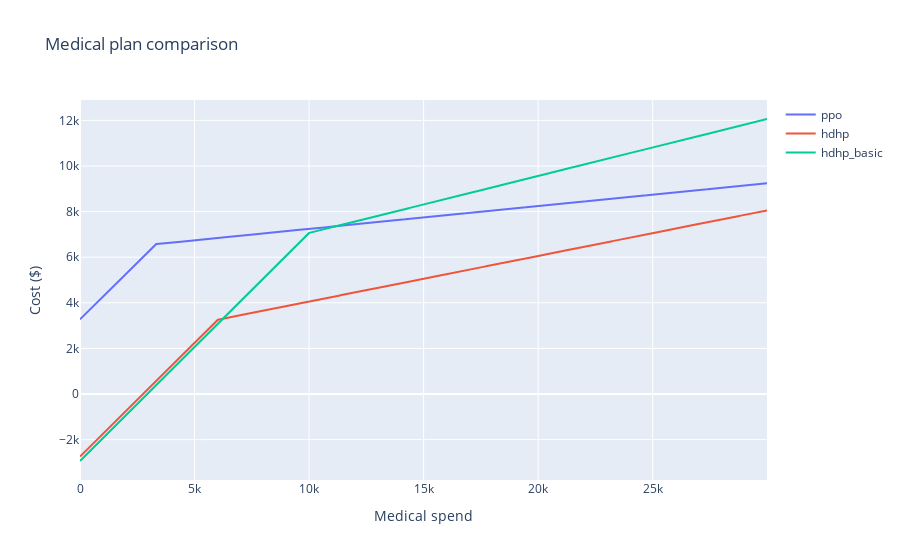

Here is the notebook cell this chart was saved with:
### Code cell
"""
Main file to run insurance analysis 
"""

import matplotlib.pyplot as plt
from helper_functions.helper_funcs import plot_plans

from insurance_classes import Insurance_plan
from helper_functions import *

# define user inputs
TAX_RATE = 0.35



# create objects for each insurance type
ppo_dict = {'premium': 332, 'deductible': 3300, 'oop_max': 13600, 
            'hsa_limit': 2850, 'company_contribution': 0, 'coinsurance': 0.1}
hdhp_dict = {'premium': 16, 'deductible': 6000, 'oop_max': 20000, 
            'hsa_limit': 7750, 'company_contribution': 1000, 'coinsurance': 0.2}
hdhp_basic_dict = {'premium': 0, 'deductible': 10000, 'oop_max': 26200, 
            'hsa_limit': 7750, 'company_contribution': 1000, 'coinsurance': 0.25}

ppo_object = Insurance_plan(TAX_RATE, 'ppo', **ppo_dict)
hdhp_object = Insurance_plan(TAX_RATE, 'hdhp', **hdhp_dict)
hdhp_basic_object = Insurance_plan(TAX_RATE, 'hdhp_basic', **hdhp_basic_dict)

plot_plans([ppo_object, hdhp_object, hdhp_basic_object], 0, 30000, 10, 'output')

### Figure 1 — Plotly figure (JSON) as saved in the notebook; plotly's stock layout.template omitted (floating-point values rounded to 4 significant figures; data arrays with more than 128 entries replaced by an {"elided": "..."} marker saying what was removed)
{"data": [{"mode": "lines", "name": "ppo", "type": "scatter", "x": {"elided": "3000 int values"}, "y": {"elided": "3000 float values"}}, {"mode": "lines", "name": "hdhp", "type": "scatter", "x": {"elided": "3000 int values"}, "y": {"elided": "3000 float values"}}, {"mode": "lines", "name": "hdhp_basic", "type": "scatter", "x": {"elided": "3000 int values"}, "y": {"elided": "3000 float values"}}], "layout": {"title": {"text": "Medical plan comparison"}, "xaxis": {"title": {"text": "Medical spend"}}, "yaxis": {"title": {"text": "Cost ($)"}}}}
